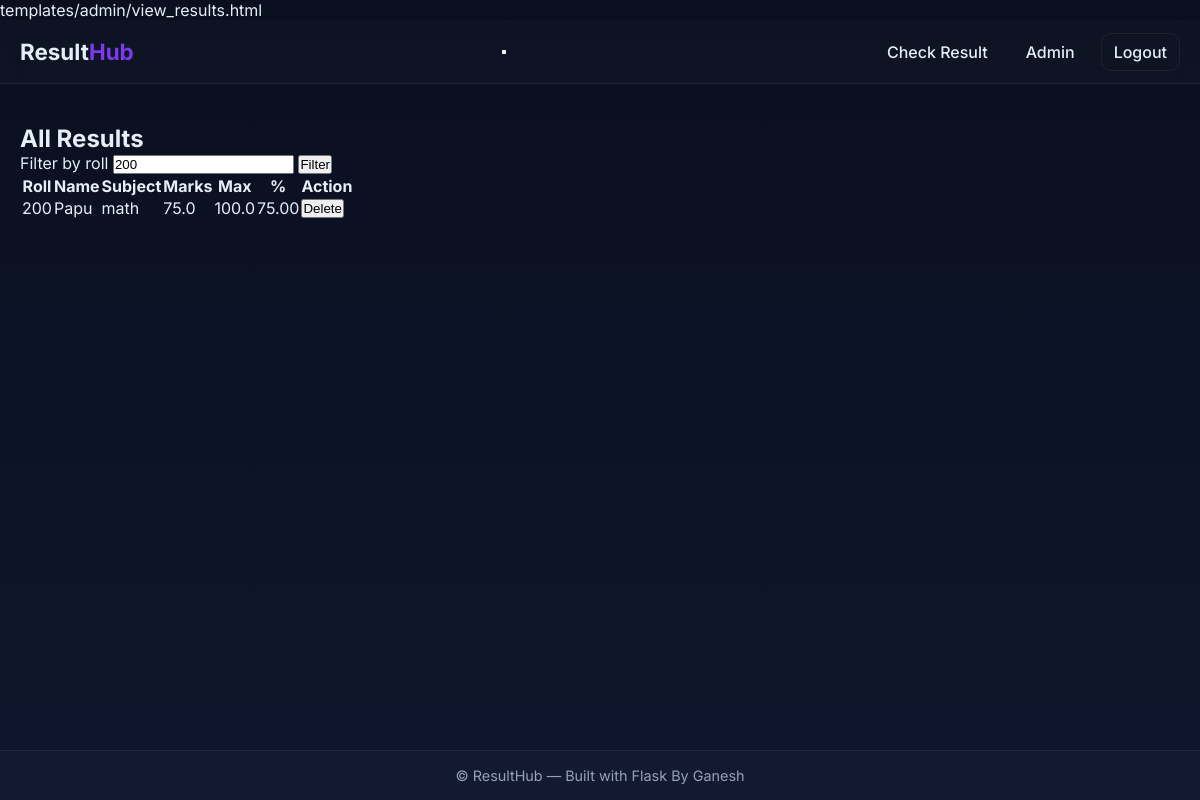
The app's page /admin/results?roll=200 (signed in) with its own data.
### models.py (models this page shows, shortened)
class Result(db.Model):
    id = db.Column(db.Integer, primary_key=True)
    student_id = db.Column(db.Integer, db.ForeignKey('student.id'), nullable=False)
    subject = db.Column(db.String(128), nullable=False)
    marks = db.Column(db.Float, nullable=False)
    max_marks = db.Column(db.Float, nullable=False, default=100.0)
    created_at = db.Column(db.DateTime, default=datetime.utcnow)
    def percentage(self):
        try:
            return (self.marks / self.max_marks) * 100
        except Exception:
            return 0

class Student(db.Model):
    id = db.Column(db.Integer, primary_key=True)
    roll = db.Column(db.String(64), unique=True, nullable=False)
    name = db.Column(db.String(128), nullable=False)
    email = db.Column(db.String(128), unique=True, nullable=True)
    created_at = db.Column(db.DateTime, default=datetime.utcnow)
    results = db.relationship('Result', backref='student', lazy=True)

### app.py (the view)
@app.route('/admin/results')
def view_results():
    if not is_admin_logged_in():
        return redirect(url_for('login'))
    roll = request.args.get('roll')
    query = Result.query.join(Student)
    if roll:
        query = query.filter(Student.roll == roll)
    results = query.order_by(Result.created_at.desc()).all()
    return render_template('admin/view_results.html', results=results)

### app.py (called while the page is built)
@app.context_processor
def inject_site_config():
    return {'SITE_NAME': app.config.get('SITE_NAME', 'ResultHub')}

def is_admin_logged_in():
    return session.get('admin_logged_in')

### templates/admin/view_results.html (shortened to what this page needs)
{% extends 'base.html' %}
{% block content %}
  <h2>All Results</h2>
  <form method="get" action="{{ url_for('view_results') }}">
    <label>Filter by roll</label>
    <input type="text" name="roll" value="{{ request.args.get('roll','') }}">
    <button type="submit">Filter</button>
  </form>
  <table>
    <thead><tr><th>Roll</th><th>Name</th><th>Subject</th><th>Marks</th><th>Max</th><th>%</th><th>Action</th></tr></thead>
    <tbody>
      {% for r in results %}
      <tr>
        <td>{{ r.student.roll }}</td>
        <td>{{ r.student.name }}</td>
        <td>{{ r.subject }}</td>
        <td>{{ r.marks }}</td>
        <td>{{ r.max_marks }}</td>
        <td>{{ '%.2f' % r.percentage() }}</td>
        <td>
          <form action="{{ url_for('delete_result', result_id=r.id) }}" method="post" style="display:inline;">
            <button type="submit" onclick="return confirm('Delete this result?')">Delete</button>
          </form>
        </td>
      </tr>
      {% else %}
      <tr><td colspan="7">No results yet</td></tr>
      {% endfor %}
    </tbody>
  </table>
{% endblock %}

### static/css/style.css (style rules this page uses)
body, html { height: 100%; }
:root { --bg-start: #0a0f1f; --bg-end: #0f162d; --card-bg: rgba(255, 255, 255, 0.03); --border: rgba(255, 255, 255, 0.06); --accent: #7c3aed; --accent-hover: #6d28d9; --text: #e6eef8; --muted: #94a3b8; --success: #10b981; --danger: #ef4444; --shadow: rgba(0, 0, 0, 0.45); }
* { box-sizing: border-box; margin: 0; padding: 0; }
body { font-family: "Inter", system-ui, sans-serif; background: linear-gradient(180deg, var(--bg-start), var(--bg-end)); background-attachment: fixed; color: var(--text); min-height: 100vh; display: flex; flex-direction: column; overflow-x: hidden; }
body::before { content: ""; position: fixed; top: 0; left: 0; right: 0; bottom: 0; background: url("../images/space-bg.jpg") center/cover no-repeat; opacity: 0.15; filter: blur(6px); z-index: -1; }

### records on screen
Result: student.roll "200", student.name "Papu", subject "math", marks "75.0", max_marks "100.0", marks+max_marks "75.00"

### other values on screen
{{ SITE_NAME }} "ResultHub"
